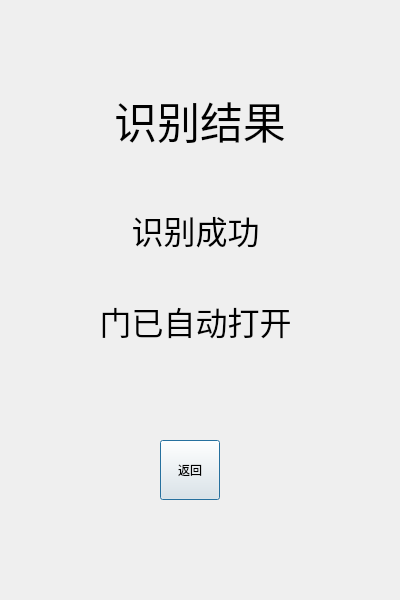
<?xml version="1.0" encoding="UTF-8"?>
<ui version="4.0">
 <class>success</class>
 <widget class="QDialog" name="success">
  <property name="geometry">
   <rect>
    <x>0</x>
    <y>0</y>
    <width>400</width>
    <height>600</height>
   </rect>
  </property>
  <property name="minimumSize">
   <size>
    <width>400</width>
    <height>600</height>
   </size>
  </property>
  <property name="maximumSize">
   <size>
    <width>400</width>
    <height>600</height>
   </size>
  </property>
  <property name="windowTitle">
   <string>Voiceprint Recognition</string>
  </property>
  <widget class="QLabel" name="result_label">
   <property name="geometry">
    <rect>
     <x>90</x>
     <y>80</y>
     <width>220</width>
     <height>80</height>
    </rect>
   </property>
   <property name="font">
    <font>
     <family>黑体</family>
     <pointsize>32</pointsize>
     <weight>50</weight>
     <bold>false</bold>
    </font>
   </property>
   <property name="cursor">
    <cursorShape>ArrowCursor</cursorShape>
   </property>
   <property name="text">
    <string>识别结果</string>
   </property>
   <property name="alignment">
    <set>Qt::AlignCenter</set>
   </property>
  </widget>
  <widget class="QLabel" name="success_Label">
   <property name="geometry">
    <rect>
     <x>60</x>
     <y>190</y>
     <width>271</width>
     <height>171</height>
    </rect>
   </property>
   <property name="font">
    <font>
     <family>黑体</family>
     <pointsize>24</pointsize>
     <weight>50</weight>
     <bold>false</bold>
    </font>
   </property>
   <property name="cursor">
    <cursorShape>ArrowCursor</cursorShape>
   </property>
   <property name="focusPolicy">
    <enum>Qt::NoFocus</enum>
   </property>
   <property name="layoutDirection">
    <enum>Qt::LeftToRight</enum>
   </property>
   <property name="text">
    <string>识别成功

门已自动打开</string>
   </property>
   <property name="alignment">
    <set>Qt::AlignCenter</set>
   </property>
   <property name="wordWrap">
    <bool>true</bool>
   </property>
  </widget>
  <widget class="QPushButton" name="back_pushbutton">
   <property name="geometry">
    <rect>
     <x>160</x>
     <y>440</y>
     <width>60</width>
     <height>60</height>
    </rect>
   </property>
   <property name="font">
    <font>
     <family>黑体</family>
    </font>
   </property>
   <property name="text">
    <string>返回</string>
   </property>
  </widget>
 </widget>
 <resources/>
 <connections/>
</ui>
